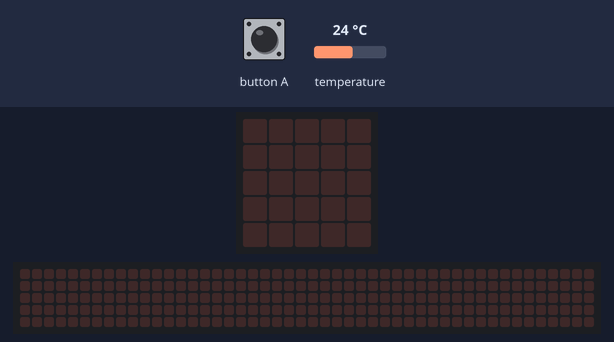
The program below on a simulated BBC micro:bit (MakeCode). On the bench: the board's 5×5 LED display, a strip that is not on the board, showing the scrolling text unrolled. Inputs (shaded band) come from the test bench; at power-on: temperature 24 °C. The 48×5 strip is a reading aid, not a part: it shows the text the display is scrolling, unrolled, one strip-width of it at a time.

Above: at 1.2 s.
1.3 s: button A pressed for 0.15 s
At 1.67 s:
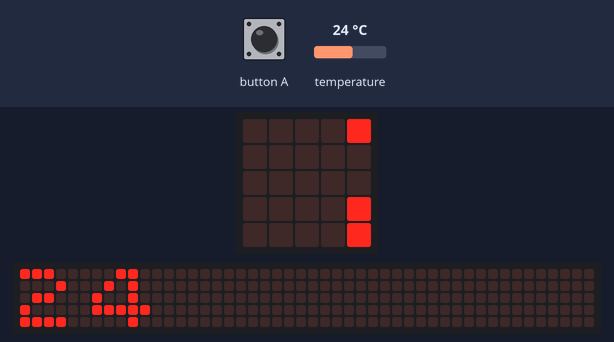
At 4.0 s:
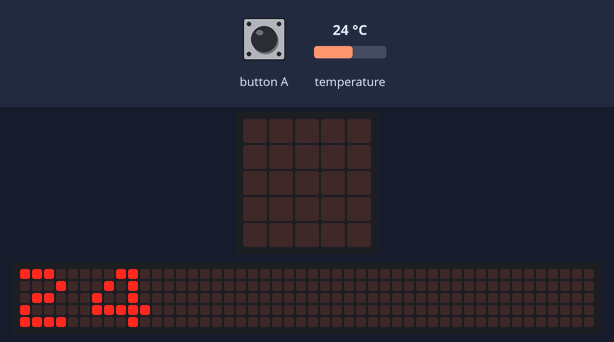
Timing chart, 0 to 5.5 s (numbered marks = the images above; inputs shaded):
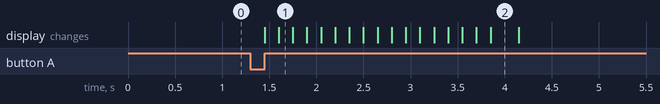

Measured:
- after the input at 1.3 s, the display: first changes after 0.15 s (image 1 shows a later state)

The program:

main.ts
```typescript
input.onButtonPressed(Button.A, function () {
    basic.showNumber(input.temperature())
    if (input.temperature() < 4) {
        music.ringTone(262)
    } else if (input.temperature() > 28) {
        music.ringTone(494)
    }
    basic.pause(2000)
    music.stopAllSounds()
})
```

test.ts
```typescript
// les proves van aquí; això no es compilarà quan aquest paquet s'usi com a extensió.
```
